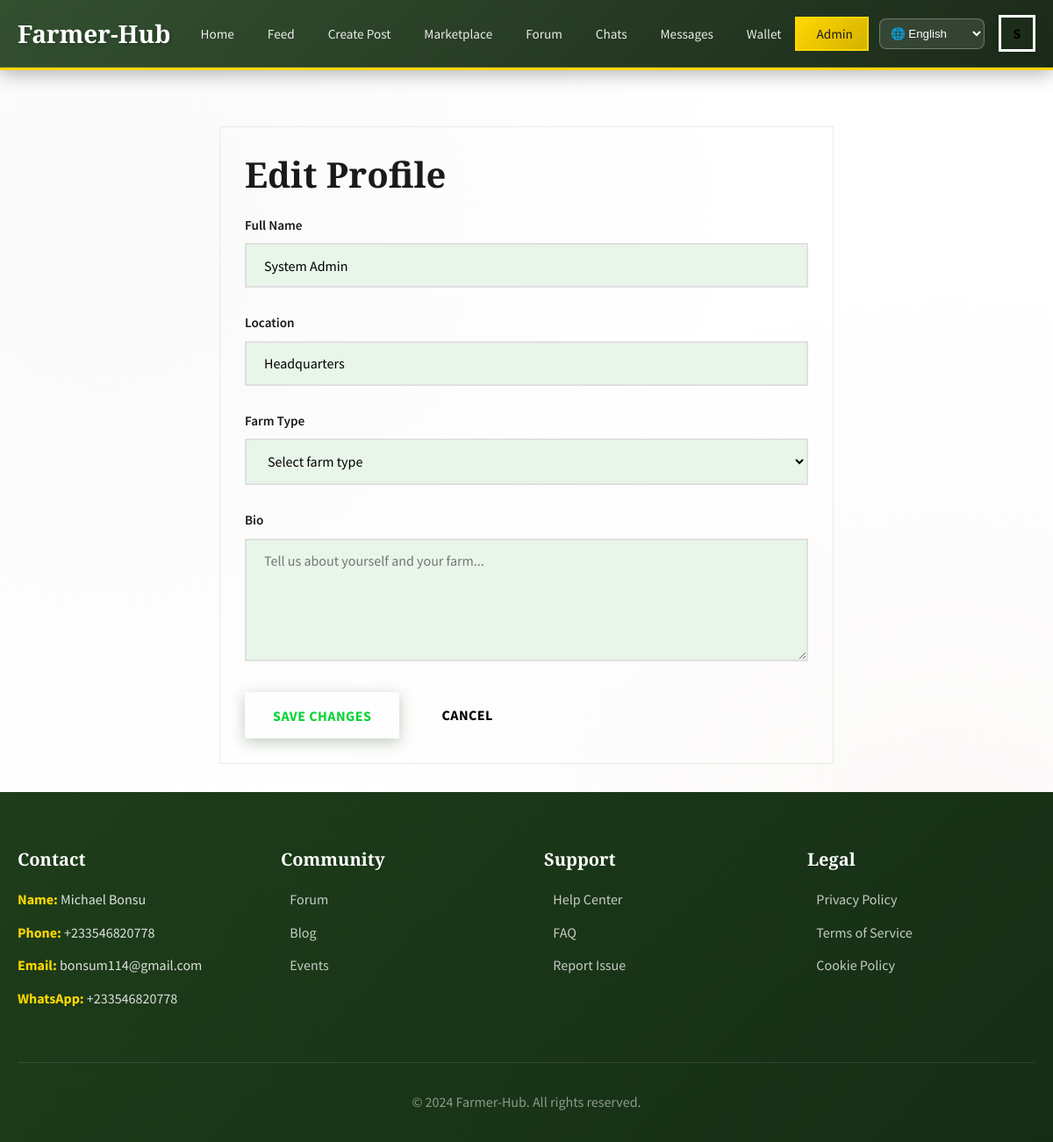
The page /edit-profile (signed in) on the database its author committed.
### app.py (models this page shows, shortened)
class User(UserMixin, db.Model):
    id = db.Column(db.Integer, primary_key=True)
    username = db.Column(db.String(80), unique=True, nullable=False)
    email = db.Column(db.String(120), unique=True, nullable=False)
    password_hash = db.Column(db.String(200), nullable=False)
    full_name = db.Column(db.String(100), nullable=False)
    location = db.Column(db.String(100))
    farm_type = db.Column(db.String(50))  # crop, livestock, mixed
    bio = db.Column(db.Text)
    avatar = db.Column(db.String(200), default='default-avatar.png')
    social_provider = db.Column(db.String(20))  # google, facebook, twitter, local
    language = db.Column(db.String(10), default='en')  # en, es, fr, de, zh, hi
    is_admin = db.Column(db.Boolean, default=False)
    is_active = db.Column(db.Boolean, default=True)
    created_at = db.Column(db.DateTime, default=datetime.utcnow)
    last_login = db.Column(db.DateTime)
    login_count = db.Column(db.Integer, default=0)
    products = db.relationship('Product', backref='seller', lazy=True)
    questions = db.relationship('Question', backref='author', lazy=True)
    answers = db.relationship('Answer', backref='author', lazy=True)
    offers_sent = db.relationship('Offer', foreign_keys='Offer.buyer_id', backref='buyer', lazy=True)
    offers_received = db.relationship('Offer', foreign_keys='Offer.seller_id', backref='seller', lazy=True)
    messages_sent = db.relationship('Message', foreign_keys='Message.sender_id', backref='sender', lazy=True)
    messages_received = db.relationship('Message', foreign_keys='Message.receiver_id', backref='receiver', lazy=True)

### app.py (the view, shortened to what this page needs)
@app.route('/edit-profile', methods=['GET', 'POST'])
@login_required
def edit_profile():
    return render_template('edit_profile.html')

### app.py (called while the page is built)
@login_manager.user_loader
def load_user(user_id):
    return User.query.get(int(user_id))

@app.context_processor
def inject_translations():
    lang = 'en'
    if current_user.is_authenticated and current_user.language:
        lang = current_user.language
    elif session.get('language'):
        lang = session['language']
    return dict(
        languages=LANGUAGES,
        current_language=lang,
        t=TRANSLATIONS.get(lang, TRANSLATIONS['en'])
    )

### templates/edit_profile.html (shortened to what this page needs)
{% extends "layout.html" %}
{% block content %}
<div class="container mt-4">
    <div class="card" style="max-width: 700px; margin: 0 auto;">
        <div class="card-body">
            <h1 style="color: #1A1A1A;">Edit Profile</h1>
            <form method="POST" action="{{ url_for('edit_profile') }}">
                <div class="form-group">
                    <label class="form-label" for="full_name" style="color: #1A1A1A;">Full Name</label>
                    <input type="text" class="form-input" id="full_name" name="full_name" value="{{ current_user.full_name }}" required>
                </div>
                <div class="form-group">
                    <label class="form-label" for="location" style="color: #1A1A1A;">Location</label>
                    <input type="text" class="form-input" id="location" name="location" value="{{ current_user.location or '' }}" placeholder="City, State, Country">
                </div>
                <div class="form-group">
                    <label class="form-label" for="farm_type" style="color: #1A1A1A;">Farm Type</label>
                    <select class="form-select" id="farm_type" name="farm_type">
                        <option value="">Select farm type</option>
                    </select>
                </div>
                <div class="form-group">
                    <label class="form-label" for="bio" style="color: #1A1A1A;">Bio</label>
                    <textarea class="form-textarea" id="bio" name="bio" rows="4" placeholder="Tell us about yourself and your farm...">{{ current_user.bio or '' }}</textarea>
                </div>
                <div class="d-flex gap-2">
                    <button type="submit" class="btn btn-primary">Save Changes</button>
                    <a href="{{ url_for('profile') }}" class="btn btn-outline">Cancel</a>
                </div>
            </form>
        </div>
    </div>
</div>
{% endblock %}

### templates/layout.html (shortened to what this page needs)
<!DOCTYPE html>
<html lang="en">
<head>
    <link rel="stylesheet" href="{{ url_for('static', filename='css/style.css') }}">
    <link rel="stylesheet" href="{{ url_for('static', filename='css/animations.css') }}">
</head>
<body>
    {% if current_user.is_authenticated %}
    <nav class="navbar">
        <div class="navbar-container">
            <a href="{{ url_for('dashboard') }}" class="navbar-brand">
                Farmer-Hub
            </a>
            <div class="navbar-dashboard">
                <ul class="navbar-menu">
                    <li><a href="{{ url_for('dashboard') }}" title="Dashboard"><span class="nav-text">Home</span></a></li>
                    <li><a href="{{ url_for('feed') }}" title="Feed"><span class="nav-text">Feed</span></a></li>
                    <li><a href="{{ url_for('create_post') }}" title="Create Post"><span class="nav-text">Create Post</span></a></li>
                    <li><a href="{{ url_for('marketplace') }}" title="Marketplace"><span class="nav-text">Marketplace</span></a></li>
                    <li><a href="{{ url_for('forum') }}" title="Forum"><span class="nav-text">Forum</span></a></li>
                    <li><a href="{{ url_for('chats') }}" title="Chats"><span class="nav-text">Chats</span></a></li>
                    <li><a href="{{ url_for('messages') }}" title="Messages"><span class="nav-text">Messages</span></a></li>
                    <li><a href="{{ url_for('wallet') }}" title="Wallet"><span class="nav-text">Wallet</span></a></li>
                    {% if current_user.is_admin %}
                    <li><a href="{{ url_for('admin_dashboard') }}" title="Admin" class="admin-link"><span class="nav-text">Admin</span></a></li>
                    {% endif %}
                </ul>
            </div>
            <div class="navbar-actions">
                <div class="language-selector">
                    <select onchange="window.location.href='?lang='+this.value" style="padding: 0.5rem; border-radius: 8px; border: 1px solid rgba(255,255,255,0.3); background: rgba(255,255,255,0.1); color: white;">
                        <option value="en" {% if session.get('lang')=='en' or not session.get('lang') %}selected{% endif %}>🌐 English</option>
                    </select>
                </div>
                <div class="user-dropdown">
                    <div class="user-avatar">
                        {{ current_user.full_name[0]|upper }}
                    </div>
                </div>
            </div>
        </div>
    </nav>
    {% endif %}
    <div class="main-content">
        {% block content %}{% endblock %}
    </div>
    {% if current_user.is_authenticated %}
    <footer class="footer" style="background: linear-gradient(135deg, #1E3D1A 0%, #152d15 100%); color: white; padding: 4rem 0 2rem;">
        <div class="container">
            <div class="footer-content">
                <div class="footer-section" style="color: white;">
                    <h4 style="color: white;">Contact</h4>
                    <ul style="color: rgba(255,255,255,0.85);">
                        <li><strong style="color: #FFD700;">Name:</strong> Michael Bonsu</li>
                        <li><strong style="color: #FFD700;">Phone:</strong> +233546820778</li>
                        <li><strong style="color: #FFD700;">Email:</strong> bonsum114@gmail.com</li>
                        <li><strong style="color: #FFD700;">WhatsApp:</strong> +233546820778</li>
                    </ul>
                </div>
                <div class="footer-section">
                    <h4>Community</h4>
                    <ul>
                        <li><a href="{{ url_for('forum') }}">Forum</a></li>
                        <li><a href="#">Blog</a></li>
                        <li><a href="#">Events</a></li>
                    </ul>
                </div>
                <div class="footer-section">
                    <h4>Support</h4>
                    <ul>
                        <li><a href="#">Help Center</a></li>
                        <li><a href="#">FAQ</a></li>
                        <li><a href="#">Report Issue</a></li>
                    </ul>
                </div>
                <div class="footer-section">
                    <h4>Legal</h4>
                    <ul>
                        <li><a href="#">Privacy Policy</a></li>
                        <li><a href="#">Terms of Service</a></li>
                        <li><a href="#">Cookie Policy</a></li>
                    </ul>
                </div>
            </div>
            <div class="footer-bottom">
                <p>&copy; 2024 Farmer-Hub. All rights reserved.</p>
            </div>
        </div>
    </footer>
    {% endif %}
</body>
</html>

### css/animations.css (style rules this page uses)
.card { transition: all 0.3s cubic-bezier(0.4, 0, 0.2, 1); }
.btn { position: relative; overflow: hidden; }
.btn::before { content: ''; position: absolute; top: 0; left: -100%; width: 100%; height: 100%; background: linear-gradient( 90deg, transparent, rgba(255, 255, 255, 0.3), transparent ); transition: left 0.5s ease; }
.navbar-menu a { position: relative; }
.navbar-menu a::after { content: ''; position: absolute; bottom: 0; left: 50%; width: 0; height: 2px; background: #FFD700; transition: all 0.3s ease; transform: translateX(-50%); }

### rows shown on the page
User: full_name "S", full_name "System Admin", location "Headquarters"
